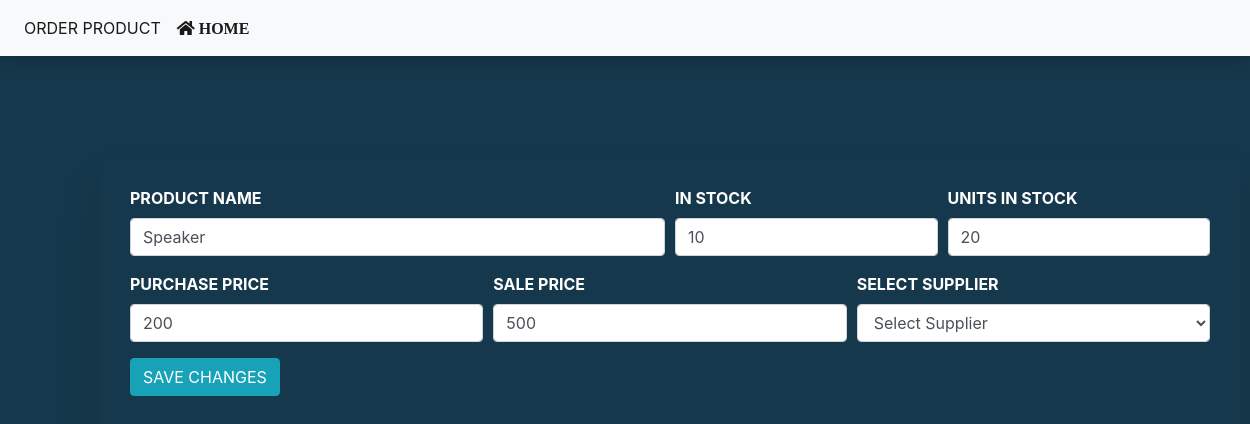
The app's page /op/update-products.php?ProductID=39 with its own data.
### tables this page shows
CREATE TABLE `tblproducts` (
  `ProductID` int(20) NOT NULL,
  `ProductName` varchar(255) NOT NULL,
  `InStock` int(20) NOT NULL,
  `UnitsInStock` int(20) NOT NULL,
  `ProductUnitPurchasePrice` int(20) NOT NULL,
  `ProductUnitSalePrice` int(20) NOT NULL,
  `SupplierId` int(20) NOT NULL
);

### op/update-products.php (the view, shortened to what this page needs)
<?php include ('../partials/menu.php'); ?>
<?php
				$ProductID=$_GET['ProductID'];
				$sql= "SELECT * FROM tblproducts WHERE ProductID=$ProductID";
				$res=mysqli_query($conn, $sql);
				if($res==TRUE)
				{
					$count = mysqli_num_rows($res);
					if($count==1)
					{
						$row=mysqli_fetch_assoc($res);
		                $ProductName=$row['ProductName'];
		                $InStock=$row['InStock'];
		                $UnitsInStock=$row['UnitsInStock'];
		                $ProductUnitPurchasePrice=$row['ProductUnitPurchasePrice'];
		                $ProductUnitSalePrice=$row['ProductUnitSalePrice'];
					}
					else
					{
						header('location:'.SITEURL.'main/products.php');
					}
				}
			?>
<!DOCTYPE html>
<html>
<head>
	<link rel="stylesheet" href="https://cdn.jsdelivr.net/npm/bootstrap@4.6.0/dist/css/bootstrap.min.css">
    <link rel="stylesheet" href="https://use.fontawesome.com/releases/v5.7.0/css/all.css">
    <link rel="stylesheet" type="text/css" href="../style/op.css">
</head>
<body>
<div class="container">
			<form action="" method="POST">
			  <div class="form-row">
			    <div class="form-group col-md-6">
			    	<label><strong>PRODUCT NAME</strong></label>
			     <input type="text" name="ProductName" class="form-control" value="<?php echo $ProductName;?>">
			    </div>
			    <div class="form-group col-md-3">
			    	<label><strong> IN STOCK </strong></label>
			      <input type="number" name="InStock" class="form-control" min="0" value="<?php echo $InStock;?>">
			    </div>
			  <div class="form-group col-md-3">
			  	<label> <strong> UNITS IN STOCK </strong></label>
			    <input type="number" name="UnitsInStock" class="form-control" min="0" value="<?php echo $UnitsInStock;?>">
			  </div>
			  </div>
			  <div class="form-row">
			    <div class="form-group col-md-4">
			    	<label> <strong> PURCHASE PRICE </strong></label>
				<input type="number" name="ProductUnitPurchasePrice" class="form-control" min="0" value="<?php echo $ProductUnitPurchasePrice;?>">
			    </div>
			    <div class="form-group col-md-4">
			    	<label> <strong> SALE PRICE </strong> </label>
			      <input type="number" name="ProductUnitSalePrice" class="form-control" min="0" value="<?php echo $ProductUnitSalePrice;?>">
			      </div>
			    <div class="form-group col-md-4">
			    <label> <strong> SELECT SUPPLIER </strong> </label>
				    <select class="form-control" name="SupplierId" >
				      <option value=""> Select Supplier </option>
		</select>
		</div>
		</div>
		<button type="submit" name="submit" class="btn btn-info"> SAVE CHANGES </button>
</form>
</div>
</body>
</html>

### style/menu.css (style rules this page uses)
* { margin: 0; padding: 0; }

### style/op.css (style rules this page uses)
body { background-color: #16384c; }
.container { margin: 100px; padding: 30px; position: relative; min-height: 320px; border-radius: 10px; box-shadow: 0 25px 45px rgba(0, 0, 0, 0.1); }
label { color: white; }

### records on screen
tblproducts: ProductName "Speaker", InStock "10", UnitsInStock "20", ProductUnitPurchasePrice "200", ProductUnitSalePrice "500"
